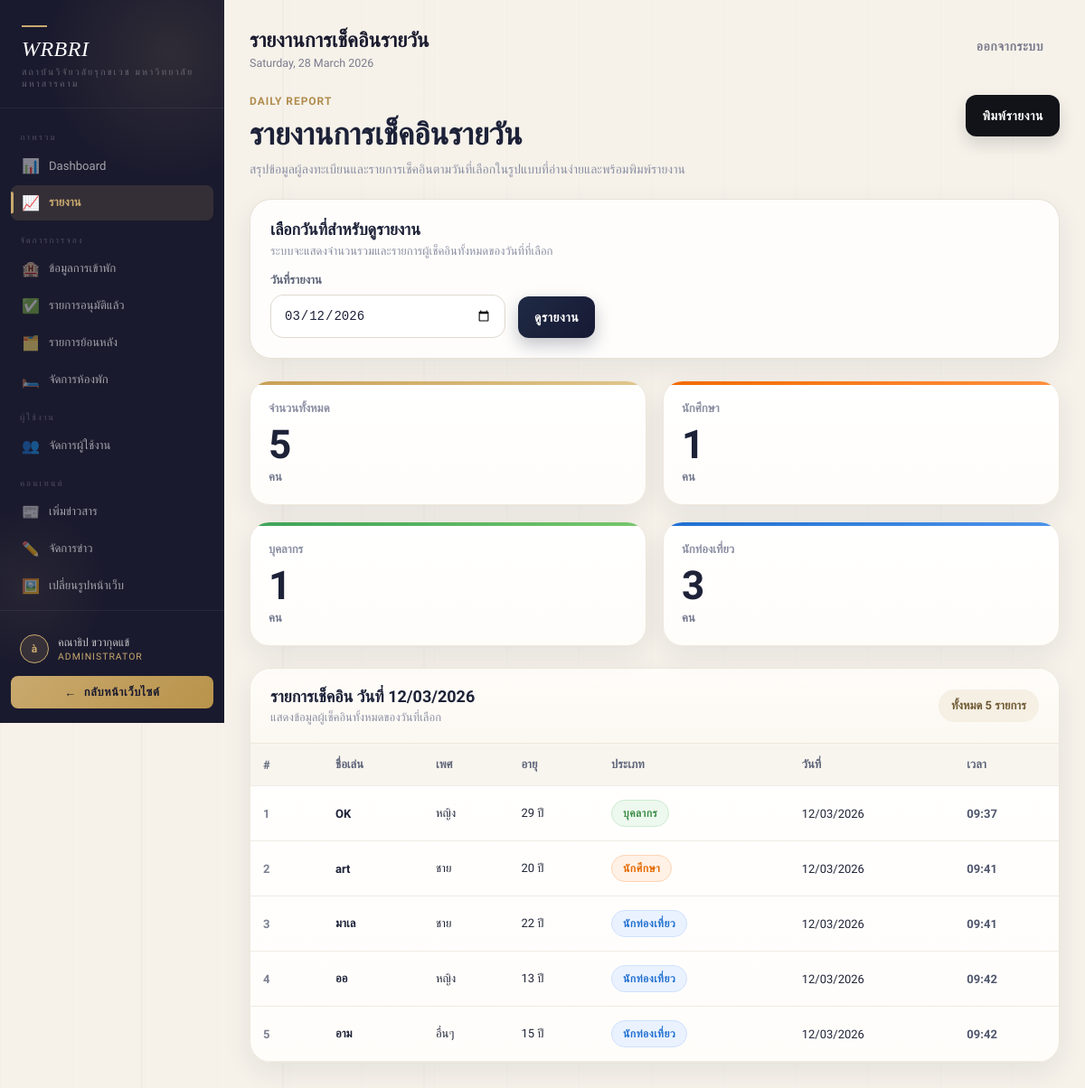
Page /daily_report.php?report_date=2026-03-12 (signed in) on the committed database.
### tables this page shows
CREATE TABLE `tourists` (
  `id` int(11) NOT NULL,
  `nickname` varchar(100) DEFAULT NULL,
  `gender` varchar(20) DEFAULT NULL,
  `age` int(11) DEFAULT NULL,
  `user_type` varchar(50) DEFAULT NULL,
  `visit_date` date DEFAULT NULL,
  `visit_time` time DEFAULT NULL,
  `created_at` timestamp NOT NULL DEFAULT current_timestamp(),
  `archived` tinyint(1) DEFAULT 0
);

### daily_report.php (the view, shortened to what this page needs)
<?php
$conn = new mysqli("localhost", "root", "Kanathip04", "backoffice_db");
$conn->set_charset("utf8mb4");
$selected_date = $_GET['report_date'] ?? date('Y-m-d');
$total = 0;
$student_count = 0;
$staff_count = 0;
$tourist_count = 0;
$stmtTotal = $conn->prepare("SELECT COUNT(*) AS total FROM tourists WHERE visit_date = ?");
$stmtTotal->bind_param("s", $selected_date);
$stmtTotal->execute();
$resTotal = $stmtTotal->get_result();
if ($row = $resTotal->fetch_assoc()) {
    $total = (int)$row['total'];
}
$stmtType = $conn->prepare("
    SELECT user_type, COUNT(*) AS total
    FROM tourists
    WHERE visit_date = ?
    GROUP BY user_type
");
$stmtType->bind_param("s", $selected_date);
$stmtType->execute();
$resType = $stmtType->get_result();
while ($row = $resType->fetch_assoc()) {
    if ($row['user_type'] === 'นักศึกษา') {
        $student_count = (int)$row['total'];
    } elseif ($row['user_type'] === 'บุคลากร') {
        $staff_count = (int)$row['total'];
    } elseif ($row['user_type'] === 'นักท่องเที่ยว') {
        $tourist_count = (int)$row['total'];
    }
}
$stmtList = $conn->prepare("
    SELECT id, nickname, gender, age, user_type, visit_date, visit_time
    FROM tourists
    WHERE visit_date = ?
    ORDER BY visit_time ASC, id ASC
");
$stmtList->bind_param("s", $selected_date);
$stmtList->execute();
$resultList = $stmtList->get_result();
include "admin_layout_top.php";
?>
<div class="report-page">
    <div class="topbar">
        <div class="page-title-wrap">
            <div class="eyebrow">Daily Report</div>
            <h1>รายงานการเช็คอินรายวัน</h1>
            <p>สรุปข้อมูลผู้ลงทะเบียนและรายการเช็คอินตามวันที่เลือกในรูปแบบที่อ่านง่ายและพร้อมพิมพ์รายงาน</p>
        </div>
        <div class="top-actions">
            <button class="btn btn-print" onclick="window.print()">พิมพ์รายงาน</button>
        </div>
    </div>
    <div class="filter-box">
        <div class="filter-box-head">
            <div>
                <h3>เลือกวันที่สำหรับดูรายงาน</h3>
                <p>ระบบจะแสดงจำนวนรวมและรายการผู้เช็คอินทั้งหมดของวันที่ที่เลือก</p>
            </div>
        </div>
        <form method="GET" class="filter-form">
            <div class="filter-group">
                <label for="report_date">วันที่รายงาน</label>
                <input type="date" id="report_date" name="report_date" value="<?php echo htmlspecialchars($selected_date); ?>">
            </div>
            <button type="submit" class="btn btn-search">ดูรายงาน</button>
        </form>
    </div>
    <div class="cards">
        <div class="card total">
            <h3>จำนวนทั้งหมด</h3>
            <div class="number"><?php echo $total; ?></div>
            <div class="unit">คน</div>
        </div>
        <div class="card student">
            <h3>นักศึกษา</h3>
            <div class="number"><?php echo $student_count; ?></div>
            <div class="unit">คน</div>
        </div>
        <div class="card staff">
            <h3>บุคลากร</h3>
            <div class="number"><?php echo $staff_count; ?></div>
            <div class="unit">คน</div>
        </div>
        <div class="card tourist">
            <h3>นักท่องเที่ยว</h3>
            <div class="number"><?php echo $tourist_count; ?></div>
            <div class="unit">คน</div>
        </div>
    </div>
    <div class="table-box">
        <div class="table-header">
            <div class="table-title">
                <h2>รายการเช็คอิน วันที่ <?php echo date('d/m/Y', strtotime($selected_date)); ?></h2>
                <p>แสดงข้อมูลผู้เช็คอินทั้งหมดของวันที่เลือก</p>
            </div>
            <div class="summary-chip">
                ทั้งหมด <?php echo $total; ?> รายการ
            </div>
        </div>
        <div class="table-wrap">
            <table>
                <thead>
                    <tr>
                        <th style="width:80px;">#</th>
                        <th>ชื่อเล่น</th>
                        <th>เพศ</th>
                        <th>อายุ</th>
                        <th>ประเภท</th>
                        <th>วันที่</th>
                        <th>เวลา</th>
                    </tr>
                </thead>
                <tbody>
                    <?php if ($resultList->num_rows > 0): ?>
                        <?php $i = 1; ?>
                        <?php while ($row = $resultList->fetch_assoc()): ?>
                            <tr>
                                <td class="row-index"><?php echo $i++; ?></td>
                                <td class="name-cell"><?php echo htmlspecialchars($row['nickname']); ?></td>
                                <td><?php echo htmlspecialchars($row['gender']); ?></td>
                                <td>
                                    <?php
                                        echo ($row['age'] !== null && $row['age'] !== '')
                                            ? htmlspecialchars($row['age']) . ' ปี'
                                            : '-';
                                    ?>
                                </td>
                                <td>
                                    <?php
                                        $type = $row['user_type'];
                                        $class = 'tourist';
                                        if ($type === 'นักศึกษา') {
                                            $class = 'student';
                                        } elseif ($type === 'บุคลากร') {
                                            $class = 'staff';
                                        }
                                    ?>
                                    <span class="badge <?php echo $class; ?>">
                                        <?php echo htmlspecialchars($type); ?>
                                    </span>
                                </td>
                                <td><?php echo date('d/m/Y', strtotime($row['visit_date'])); ?></td>
                                <td class="time-cell">
                                    <?php echo !empty($row['visit_time']) ? htmlspecialchars(substr($row['visit_time'], 0, 5)) : '-'; ?>
                                </td>
                            </tr>
                        <?php endwhile; ?>
                    <?php else: ?>
                        <tr>
                            <td colspan="7" class="no-data">ไม่พบข้อมูลการเช็คอินในวันที่เลือก</td>
                        </tr>
                    <?php endif; ?>
                </tbody>
            </table>
        </div>
    </div>
</div>
<?php
include "admin_layout_bottom.php";
?>

### admin_layout_top.php (style rules this page uses)
*, *::before, *::after { box-sizing: border-box; margin: 0; padding: 0; }
:root { --ink: #1a1a2e; --ink2: #121220; --accent: #c9a96e; --accent2: #e8d5b0; --accent-dim: rgba(201,169,110,0.15); --bg: #f5f1eb; --card: #ffffff; --muted: #7a7a8c; --border: #e0ddd6; --danger: #c0392b; --success: #2e7d32; --text: #1a1a2e; --sidebar-w: 248px; }
html, body { height: 100%; }
body { font-family: 'Sarabun', sans-serif; background: var(--bg); color: var(--text); overflow-x: hidden; }
body::before { content: ''; position: fixed; inset: 0; pointer-events: none; z-index: 0; background-image: repeating-linear-gradient( 90deg, rgba(201,169,110,0.03) 0px, rgba(201,169,110,0.03) 1px, transparent 1px, transparent 80px ); }
.topbar { display: flex; justify-content: space-between; align-items: center; margin-bottom: 28px; }
.badge { display: inline-block; padding: 3px 9px; border-radius: 20px; font-size: 0.7rem; font-weight: 600; letter-spacing: 0.04em; }
.btn { display: inline-flex; align-items: center; gap: 6px; padding: 8px 16px; border-radius: 6px; border: none; font-family: 'Sarabun', sans-serif; font-size: 0.82rem; font-weight: 600; cursor: pointer; text-decoration: none; transition: all 0.2s ease; letter-spacing: 0.04em; }

### rows in the picture
tourists: nickname "OK", gender "หญิง", age "29", user_type "บุคลากร", visit_date "12/03/2026", visit_time "09:37"
tourists: nickname "art", gender "ชาย", age "20", user_type "นักศึกษา", visit_date "12/03/2026", visit_time "09:41"
tourists: nickname "มาเล", gender "ชาย", age "22", user_type "นักท่องเที่ยว", visit_date "12/03/2026", visit_time "09:41"
tourists: nickname "ออ", gender "หญิง", age "13", user_type "นักท่องเที่ยว", visit_date "12/03/2026", visit_time "09:42"
tourists: nickname "อาม", gender "อื่นๆ", age "15", user_type "นักท่องเที่ยว", visit_date "12/03/2026", visit_time "09:42"

### other values in the picture
substr($_SESSION['user_name'] ?? 'A', 0, 1) "à"
$_SESSION['user_name'] "คณาธิป ขวากุดแข้"
$pageTitle "รายงานการเช็คอินรายวัน"
$total "5"
$student_count "1"
$staff_count "1"
$tourist_count "3"
